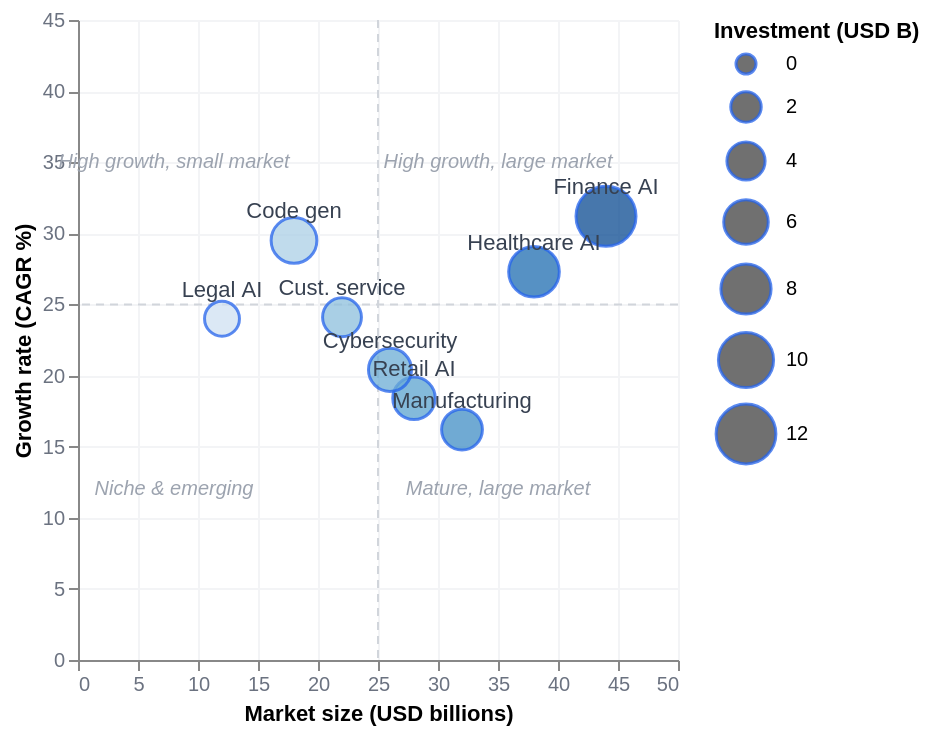

Vega-Lite specification for this chart:
### Vega-Lite specification from a JSON file in a GitHub repository (floating-point values rounded to 4 significant figures)
{"$schema": "https://vega.github.io/schema/vega-lite/v5.json", "description": "AI use case landscape: market size vs growth rate, bubble size = investment - IDC 2025", "width": "container", "height": 320, "layer": [{"data": {"values": [{"x": 25, "y": 20}]}, "mark": {"type": "rule", "strokeDash": [4, 3], "color": "#D1D5DB", "strokeWidth": 1}, "encoding": {"x": {"field": "x", "type": "quantitative"}}}, {"data": {"values": [{"x": 0, "y": 25}]}, "mark": {"type": "rule", "strokeDash": [4, 3], "color": "#D1D5DB", "strokeWidth": 1}, "encoding": {"y": {"field": "y", "type": "quantitative"}}}, {"data": {"values": [{"quadrant": "High growth, large market", "x": 35, "y": 35}, {"quadrant": "High growth, small market", "x": 8, "y": 35}, {"quadrant": "Mature, large market", "x": 35, "y": 12}, {"quadrant": "Niche & emerging", "x": 8, "y": 12}]}, "mark": {"type": "text", "fontSize": 10, "color": "#9CA3AF", "fontStyle": "italic"}, "encoding": {"x": {"field": "x", "type": "quantitative", "scale": {"domain": [0, 50]}, "axis": {"title": "Market size (USD billions)", "labelColor": "#6B7280", "gridColor": "#F3F4F6"}}, "y": {"field": "y", "type": "quantitative", "scale": {"domain": [0, 45]}, "axis": {"title": "Growth rate (CAGR %)", "labelColor": "#6B7280", "gridColor": "#F3F4F6"}}, "text": {"field": "quadrant"}}}, {"data": {"values": [{"label": "Healthcare AI", "x": 38, "y": 27.3, "investment": 8.2}, {"label": "Finance AI", "x": 44, "y": 31.2, "investment": 12.1}, {"label": "Code gen", "x": 18, "y": 29.5, "investment": 6.4}, {"label": "Retail AI", "x": 28, "y": 18.4, "investment": 5.3}, {"label": "Legal AI", "x": 12, "y": 24.0, "investment": 3.1}, {"label": "Manufacturing", "x": 32, "y": 16.2, "investment": 4.8}, {"label": "Cust. service", "x": 22, "y": 24.1, "investment": 4.2}, {"label": "Cybersecurity", "x": 26, "y": 20.4, "investment": 5.5}]}, "mark": {"type": "point", "filled": true, "opacity": 0.75, "strokeWidth": 1.5}, "encoding": {"x": {"field": "x", "type": "quantitative"}, "y": {"field": "y", "type": "quantitative"}, "size": {"field": "investment", "type": "quantitative", "scale": {"range": [100, 900]}, "legend": {"title": "Investment (USD B)", "labelFontSize": 10, "titleFontSize": 11}}, "color": {"field": "x", "type": "quantitative", "scale": {"scheme": "blues"}, "legend": null}, "stroke": {"value": "#2563EB"}, "tooltip": [{"field": "label", "type": "nominal", "title": "Use case"}, {"field": "x", "type": "quantitative", "title": "Market size (USD B)", "format": ".0f"}, {"field": "y", "type": "quantitative", "title": "CAGR (%)", "format": ".1f"}, {"field": "investment", "type": "quantitative", "title": "Investment (USD B)", "format": ".1f"}]}}, {"data": {"values": [{"label": "Healthcare AI", "x": 38, "y": 27.3}, {"label": "Finance AI", "x": 44, "y": 31.2}, {"label": "Code gen", "x": 18, "y": 29.5}, {"label": "Retail AI", "x": 28, "y": 18.4}, {"label": "Legal AI", "x": 12, "y": 24.0}, {"label": "Manufacturing", "x": 32, "y": 16.2}, {"label": "Cust. service", "x": 22, "y": 24.1}, {"label": "Cybersecurity", "x": 26, "y": 20.4}]}, "mark": {"type": "text", "dy": -14, "fontSize": 11, "color": "#374151"}, "encoding": {"x": {"field": "x", "type": "quantitative"}, "y": {"field": "y", "type": "quantitative"}, "text": {"field": "label"}}}], "config": {"background": "transparent", "view": {"stroke": null}, "font": "DM Sans, sans-serif"}}
